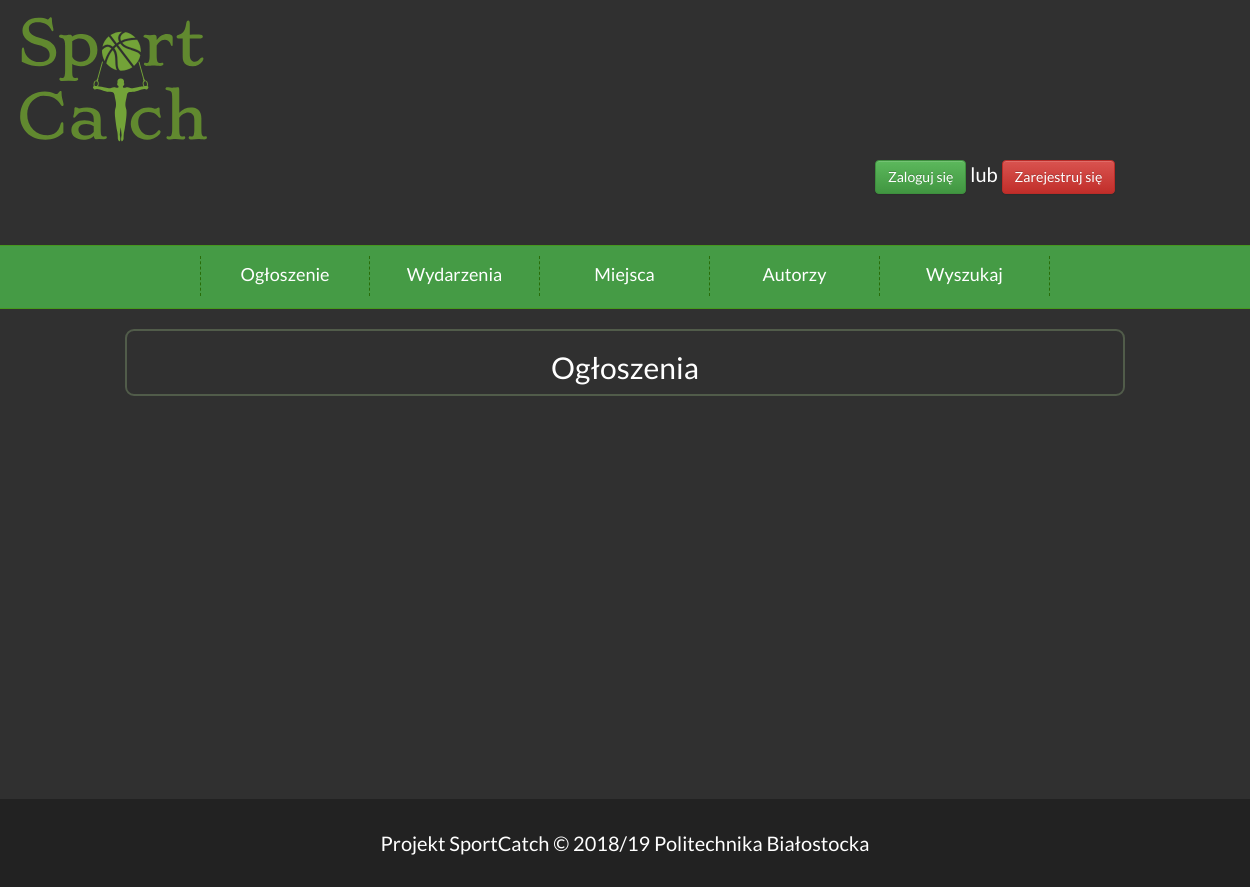
The page /events/adv_list on the database as committed earlier.
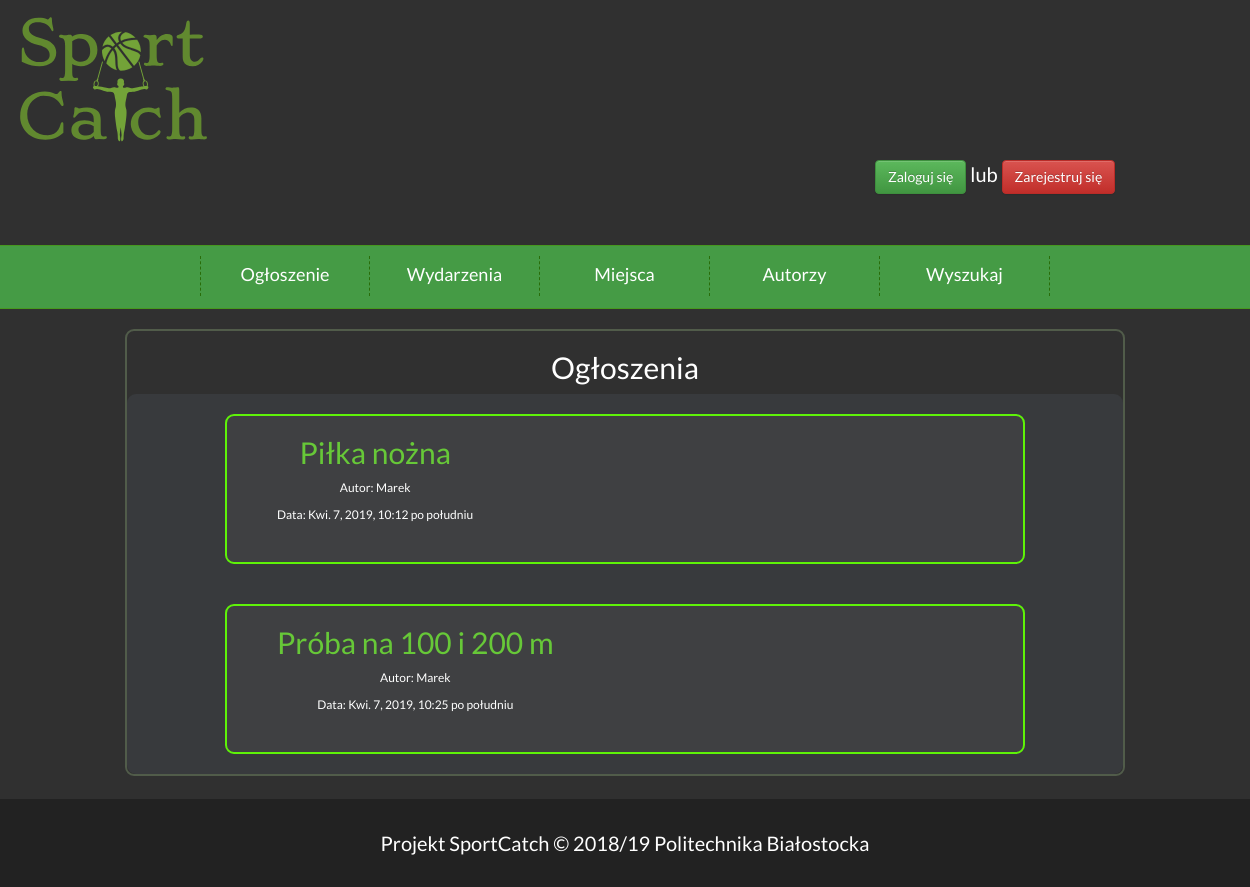
The same page on the database as committed later.
### event/models.py (models this page shows, shortened)
class ogloszenie(models.Model):
    autor= models.ForeignKey(User,on_delete=models.CASCADE)
    tytul=models.CharField(max_length=20)
    data=models.DateTimeField(auto_now=True)
    zdjecie = models.ImageField(upload_to='ogloszenie/', blank=True, default='ogloszenie/Default.jpg')
    opis=models.TextField()

### event/views.py (the view)
# urls.py: path("events/adv_list", views.AdvList, name='advlist'),
def AdvList(request):
    user = Profile.objects.all()
    if request.user.is_authenticated:
        user = Profile.objects.get(user=request.user)
    lista = ogloszenie.objects.all()
    return render(request, 'event/adv_list.html', {'lista': lista, 'user': user})

### event/templates/event/adv_list.html (shortened to what this page needs)
{% extends 'Base.html' %}
{% block content %}
<div class="wydarzenia">
<h2>Ogłoszenia</h2>
<div class="Elementy_wydarzen">
{% for adv in lista %}
<div class="Obramowanie">
    <div class="Text">
    <h2><a href="{%url 'adv_detail' pk=adv.pk%}">{{adv.tytul}}</a></h2>
    <p>Autor: {{adv.autor}}</p>
    <p>Data: {{adv.data}}</p>
    </div>
</div>
{%endfor%}
</div>
</div>
{% endblock %}

Rows that differ between the two databases and show on the page:
added ogloszenie: tytul "Piłka nożna", autor "Marek", data "Kwi. 7, 2019, 10:12 po południu"
added ogloszenie: tytul "Próba na 100 i 200 m", autor "Marek", data "Kwi. 7, 2019, 10:25 po południu"
